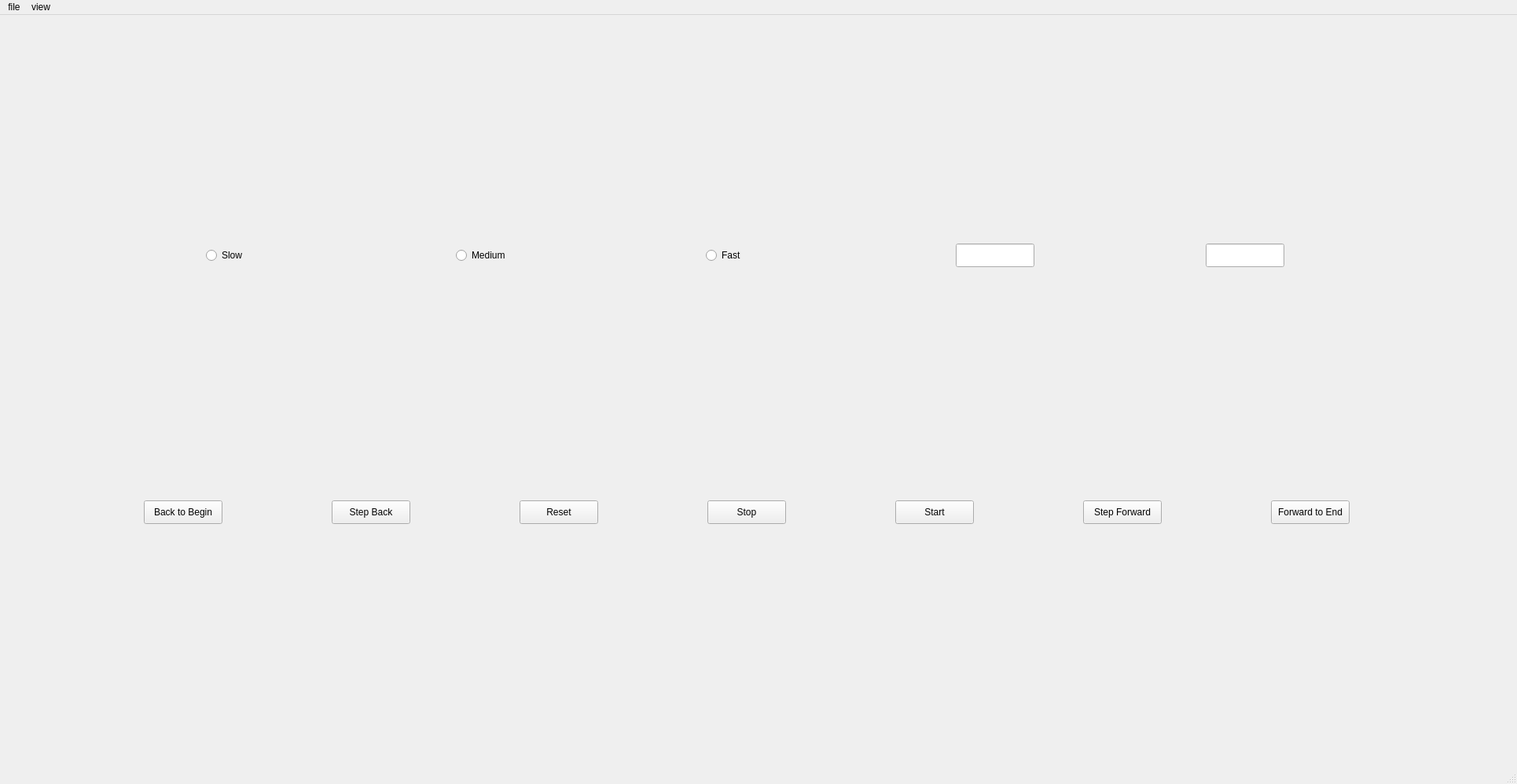
<?xml version="1.0" encoding="UTF-8"?>
<ui version="4.0">
 <class>MainWindow</class>
 <widget class="QMainWindow" name="MainWindow">
  <property name="geometry">
   <rect>
    <x>0</x>
    <y>0</y>
    <width>1930</width>
    <height>998</height>
   </rect>
  </property>
  <property name="windowTitle">
   <string>MainWindow</string>
  </property>
  <widget class="QWidget" name="centralwidget">
   <property name="minimumSize">
    <size>
     <width>920</width>
     <height>553</height>
    </size>
   </property>
   <property name="maximumSize">
    <size>
     <width>1900</width>
     <height>950</height>
    </size>
   </property>
   <widget class="QWidget" name="verticalLayoutWidget">
    <property name="geometry">
     <rect>
      <x>10</x>
      <y>0</y>
      <width>1881</width>
      <height>941</height>
     </rect>
    </property>
    <layout class="QVBoxLayout" name="verticalLayout">
     <item>
      <layout class="QHBoxLayout" name="horizontalLayout_2">
       <property name="sizeConstraint">
        <enum>QLayout::SetDefaultConstraint</enum>
       </property>
       <item>
        <spacer name="horizontalSpacer">
         <property name="orientation">
          <enum>Qt::Horizontal</enum>
         </property>
         <property name="sizeType">
          <enum>QSizePolicy::Minimum</enum>
         </property>
         <property name="sizeHint" stdset="0">
          <size>
           <width>40</width>
           <height>20</height>
          </size>
         </property>
        </spacer>
       </item>
       <item>
        <widget class="QRadioButton" name="radioButton">
         <property name="minimumSize">
          <size>
           <width>100</width>
           <height>30</height>
          </size>
         </property>
         <property name="maximumSize">
          <size>
           <width>100</width>
           <height>30</height>
          </size>
         </property>
         <property name="text">
          <string>Slow</string>
         </property>
        </widget>
       </item>
       <item>
        <widget class="QRadioButton" name="radioButton_2">
         <property name="minimumSize">
          <size>
           <width>100</width>
           <height>30</height>
          </size>
         </property>
         <property name="maximumSize">
          <size>
           <width>100</width>
           <height>30</height>
          </size>
         </property>
         <property name="text">
          <string>Medium</string>
         </property>
        </widget>
       </item>
       <item>
        <widget class="QRadioButton" name="radioButton_3">
         <property name="minimumSize">
          <size>
           <width>100</width>
           <height>30</height>
          </size>
         </property>
         <property name="maximumSize">
          <size>
           <width>100</width>
           <height>30</height>
          </size>
         </property>
         <property name="text">
          <string>Fast</string>
         </property>
        </widget>
       </item>
       <item>
        <widget class="QLineEdit" name="lineEdit">
         <property name="minimumSize">
          <size>
           <width>100</width>
           <height>30</height>
          </size>
         </property>
         <property name="maximumSize">
          <size>
           <width>100</width>
           <height>30</height>
          </size>
         </property>
        </widget>
       </item>
       <item>
        <widget class="QLineEdit" name="lineEdit_2">
         <property name="minimumSize">
          <size>
           <width>100</width>
           <height>30</height>
          </size>
         </property>
         <property name="maximumSize">
          <size>
           <width>100</width>
           <height>30</height>
          </size>
         </property>
        </widget>
       </item>
       <item>
        <spacer name="horizontalSpacer_3">
         <property name="orientation">
          <enum>Qt::Horizontal</enum>
         </property>
         <property name="sizeType">
          <enum>QSizePolicy::Minimum</enum>
         </property>
         <property name="sizeHint" stdset="0">
          <size>
           <width>40</width>
           <height>20</height>
          </size>
         </property>
        </spacer>
       </item>
      </layout>
     </item>
     <item>
      <layout class="QHBoxLayout" name="horizontalLayout">
       <item>
        <spacer name="horizontalSpacer_2">
         <property name="orientation">
          <enum>Qt::Horizontal</enum>
         </property>
         <property name="sizeType">
          <enum>QSizePolicy::Minimum</enum>
         </property>
         <property name="sizeHint" stdset="0">
          <size>
           <width>40</width>
           <height>20</height>
          </size>
         </property>
        </spacer>
       </item>
       <item>
        <widget class="QPushButton" name="pushButton">
         <property name="minimumSize">
          <size>
           <width>100</width>
           <height>30</height>
          </size>
         </property>
         <property name="maximumSize">
          <size>
           <width>100</width>
           <height>30</height>
          </size>
         </property>
         <property name="text">
          <string>Back to Begin</string>
         </property>
        </widget>
       </item>
       <item>
        <widget class="QPushButton" name="pushButton_2">
         <property name="minimumSize">
          <size>
           <width>100</width>
           <height>30</height>
          </size>
         </property>
         <property name="maximumSize">
          <size>
           <width>100</width>
           <height>30</height>
          </size>
         </property>
         <property name="text">
          <string>Step Back</string>
         </property>
        </widget>
       </item>
       <item>
        <widget class="QPushButton" name="pushButton_7">
         <property name="minimumSize">
          <size>
           <width>100</width>
           <height>30</height>
          </size>
         </property>
         <property name="maximumSize">
          <size>
           <width>100</width>
           <height>30</height>
          </size>
         </property>
         <property name="text">
          <string>Reset</string>
         </property>
        </widget>
       </item>
       <item>
        <widget class="QPushButton" name="pushButton_3">
         <property name="minimumSize">
          <size>
           <width>100</width>
           <height>30</height>
          </size>
         </property>
         <property name="maximumSize">
          <size>
           <width>100</width>
           <height>30</height>
          </size>
         </property>
         <property name="text">
          <string>Stop</string>
         </property>
        </widget>
       </item>
       <item>
        <widget class="QPushButton" name="pushButton_4">
         <property name="minimumSize">
          <size>
           <width>100</width>
           <height>30</height>
          </size>
         </property>
         <property name="maximumSize">
          <size>
           <width>100</width>
           <height>30</height>
          </size>
         </property>
         <property name="text">
          <string>Start</string>
         </property>
        </widget>
       </item>
       <item>
        <widget class="QPushButton" name="pushButton_5">
         <property name="minimumSize">
          <size>
           <width>100</width>
           <height>30</height>
          </size>
         </property>
         <property name="maximumSize">
          <size>
           <width>100</width>
           <height>30</height>
          </size>
         </property>
         <property name="text">
          <string>Step Forward</string>
         </property>
        </widget>
       </item>
       <item>
        <widget class="QPushButton" name="pushButton_6">
         <property name="minimumSize">
          <size>
           <width>100</width>
           <height>30</height>
          </size>
         </property>
         <property name="maximumSize">
          <size>
           <width>100</width>
           <height>30</height>
          </size>
         </property>
         <property name="text">
          <string>Forward to End</string>
         </property>
        </widget>
       </item>
       <item>
        <spacer name="horizontalSpacer_4">
         <property name="orientation">
          <enum>Qt::Horizontal</enum>
         </property>
         <property name="sizeType">
          <enum>QSizePolicy::Minimum</enum>
         </property>
         <property name="sizeHint" stdset="0">
          <size>
           <width>40</width>
           <height>20</height>
          </size>
         </property>
        </spacer>
       </item>
      </layout>
     </item>
    </layout>
   </widget>
  </widget>
  <widget class="QMenuBar" name="menubar">
   <property name="geometry">
    <rect>
     <x>0</x>
     <y>0</y>
     <width>1930</width>
     <height>25</height>
    </rect>
   </property>
   <widget class="QMenu" name="menuFile">
    <property name="title">
     <string>file</string>
    </property>
    <addaction name="actionNew_Net"/>
    <addaction name="actionOpen_Net"/>
    <addaction name="actionSave_Net"/>
    <addaction name="actionExport_Step_as_SVG"/>
    <addaction name="actionExport_to_Gif"/>
    <addaction name="actionExit"/>
   </widget>
   <widget class="QMenu" name="menuView">
    <property name="title">
     <string>view</string>
    </property>
    <addaction name="actionZoom_In_2"/>
    <addaction name="actionZoom_Out_2"/>
    <addaction name="actionZoom_1_2"/>
   </widget>
   <addaction name="menuFile"/>
   <addaction name="menuView"/>
  </widget>
  <widget class="QStatusBar" name="statusbar"/>
  <action name="actionExport_to_Gif">
   <property name="text">
    <string>Export to Gif</string>
   </property>
  </action>
  <action name="actionExit">
   <property name="text">
    <string>Exit</string>
   </property>
  </action>
  <action name="actionZoom_In">
   <property name="text">
    <string>Zoom In</string>
   </property>
  </action>
  <action name="actionZoom_Out">
   <property name="text">
    <string>Zoom Out</string>
   </property>
  </action>
  <action name="actionZoom_1_1">
   <property name="text">
    <string>Zoom 1:1</string>
   </property>
  </action>
  <action name="actionZoom_In_2">
   <property name="text">
    <string>Zoom In</string>
   </property>
   <property name="shortcut">
    <string>Ctrl++</string>
   </property>
  </action>
  <action name="actionZoom_Out_2">
   <property name="text">
    <string>Zoom Out</string>
   </property>
   <property name="shortcut">
    <string>Ctrl+-</string>
   </property>
  </action>
  <action name="actionZoom_1_2">
   <property name="text">
    <string>Zoom 1:1</string>
   </property>
   <property name="shortcut">
    <string>Ctrl+Home</string>
   </property>
  </action>
  <action name="actionOpen_Net">
   <property name="text">
    <string>Load Net</string>
   </property>
  </action>
  <action name="actionSave_Net">
   <property name="text">
    <string>Save Net</string>
   </property>
  </action>
  <action name="actionNew_Net">
   <property name="text">
    <string>New Net</string>
   </property>
  </action>
  <action name="actionExport_Step_as_SVG">
   <property name="text">
    <string>Export Step as SVG</string>
   </property>
  </action>
 </widget>
 <resources/>
 <connections/>
</ui>
